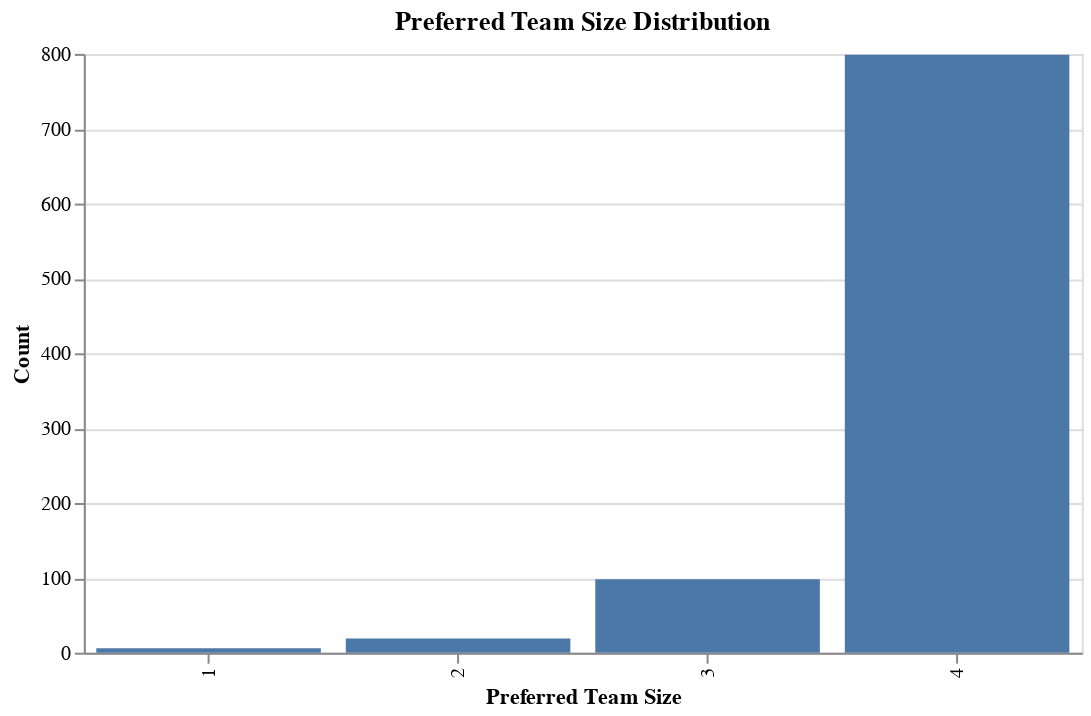

Source (notebook cell):
### Code cell
'''Gràfic amb la distribució de grups segons preferència'''

import altair as alt

df_filtered_no_zero = df_filtered[df_filtered['preferred_team_size'] != 0]

bar = alt.Chart(df_filtered_no_zero).mark_bar().encode(
    x=alt.X('preferred_team_size:O', title='Preferred Team Size'),
    y=alt.Y('count()', title='Count')
).properties(
    title='Preferred Team Size Distribution', width = 500
)

bar

### Figure 1 — Vega-Lite specification as saved in the notebook (floating-point values rounded to 4 significant figures; data arrays with more than 128 entries replaced by an {"elided": "..."} marker saying what was removed)
{"config": {"view": {"continuousWidth": 300, "continuousHeight": 300}}, "data": {"name": "data-c3295fa3861dd871b89194cf578d0f52"}, "mark": {"type": "bar"}, "encoding": {"x": {"field": "preferred_team_size", "title": "Preferred Team Size", "type": "ordinal"}, "y": {"aggregate": "count", "title": "Count", "type": "quantitative"}}, "title": "Preferred Team Size Distribution", "width": 500, "$schema": "https://vega.github.io/schema/vega-lite/v5.20.1.json", "datasets": {"data-c3295fa3861dd871b89194cf578d0f52": {"elided": "922 records"}}}
